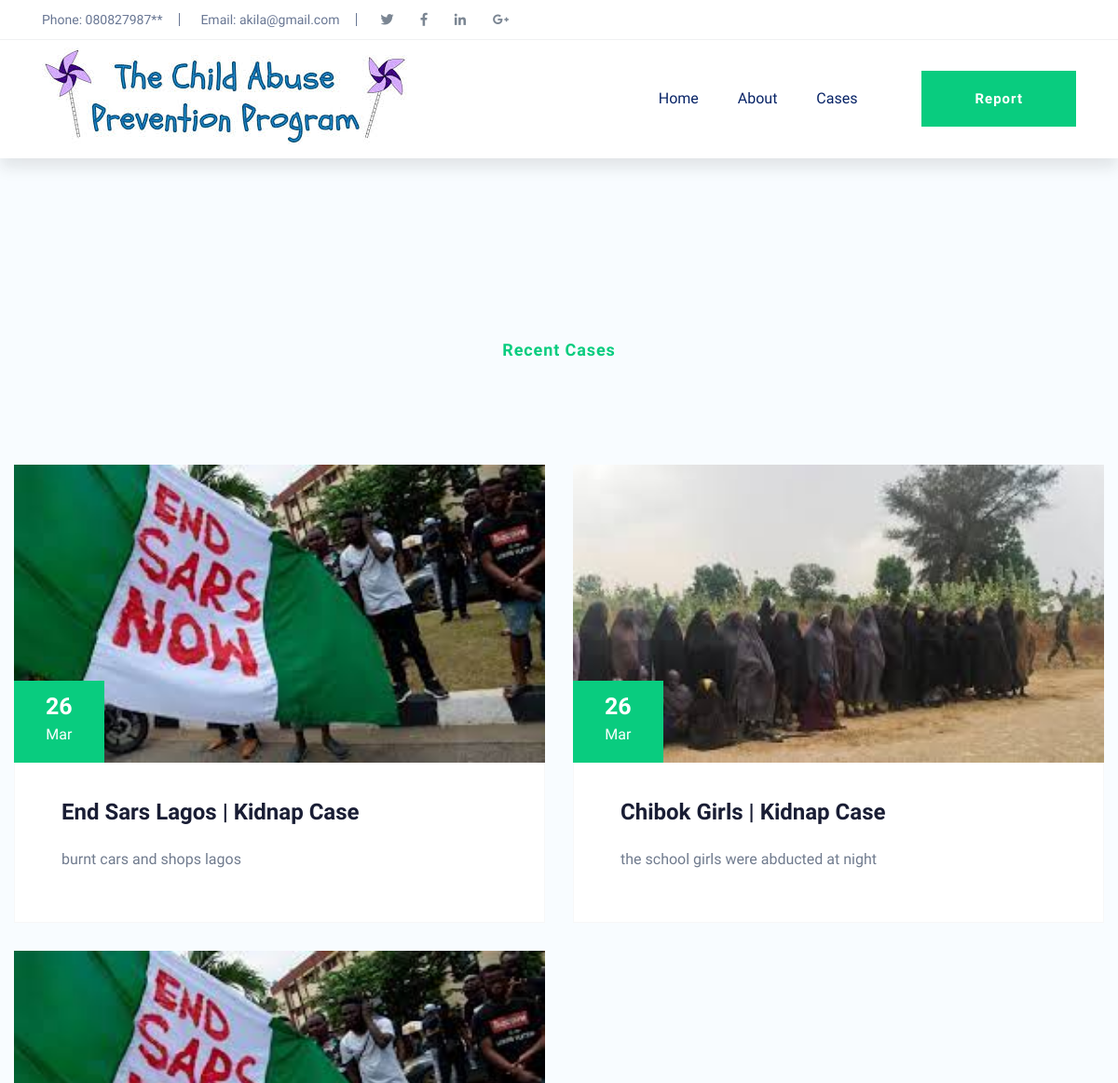
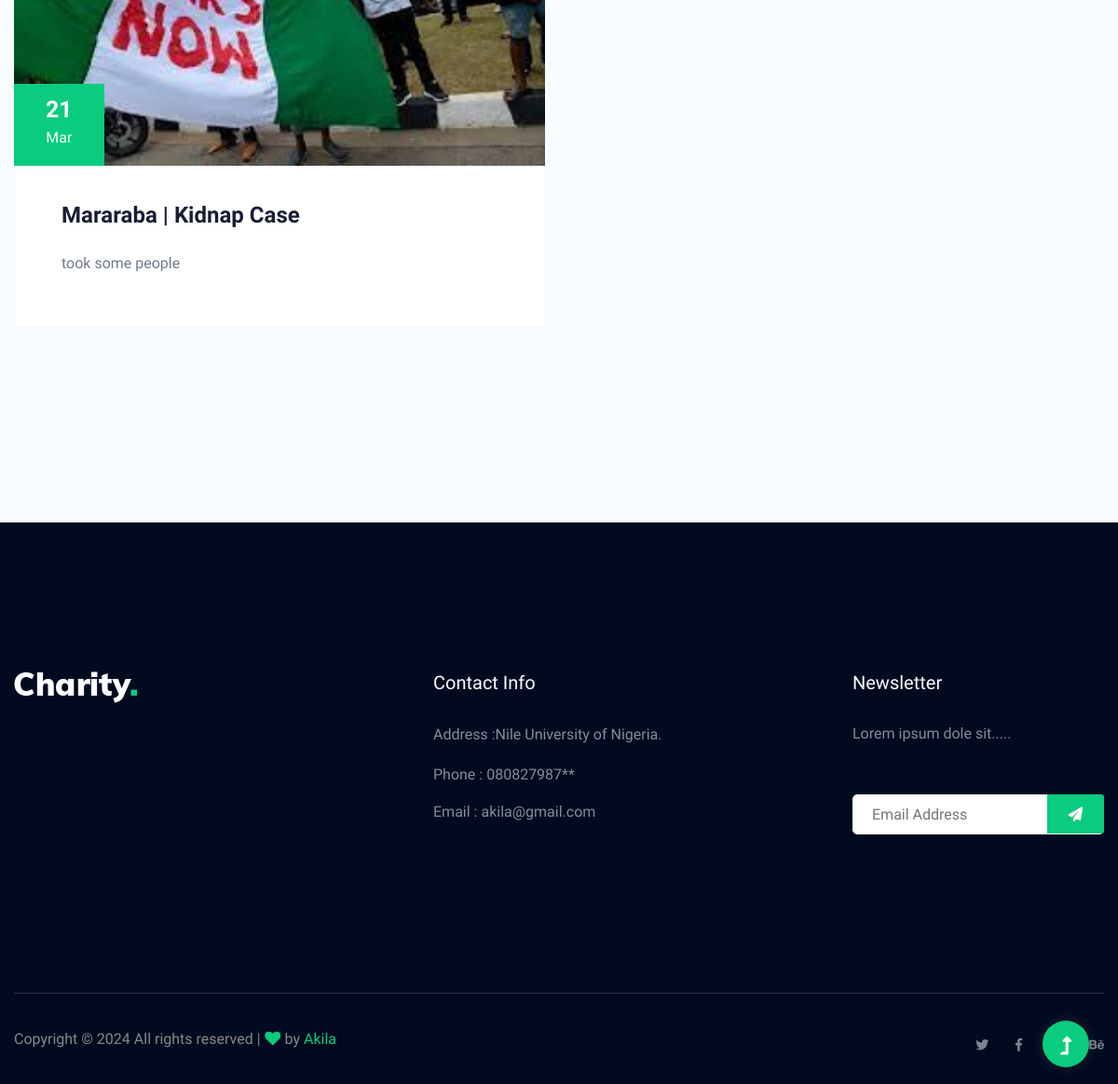
/cases.php?q=kidnap, run on the app's committed database (2 pictures, top to bottom).
### tables this page shows
CREATE TABLE `tb_cases` (
  `case_id` int(11) NOT NULL,
  `case_date` date DEFAULT current_timestamp(),
  `case_title` varchar(25) DEFAULT NULL,
  `case_description` varchar(252) DEFAULT NULL,
  `cover_image` varchar(150) DEFAULT NULL,
  `category` enum('kidnap','abuse') DEFAULT NULL,
  `case_time` time DEFAULT current_timestamp(),
  `case_state` varchar(25) DEFAULT NULL,
  `case_address` varchar(225) DEFAULT NULL,
  `case_status` enum('Solved','Pending','Closed') DEFAULT NULL
);

### cases.php (the view, shortened to what this page needs)
<?php include 'header.php' ?>
<main>
    <section class="home-blog-area section-padding30">
        <div class="container">
            <div class="row justify-content-center">
                <div class="col-xl-5 col-lg-6 col-md-9 col-sm-10">
                    <div class="section-tittle text-center mb-90">
                        <h3><span>Recent Cases</span></h3>
                    </div>
                </div>
            </div>
            <div class="row">
                <?php
                include 'connect.php';
                $sql = "SELECT * FROM tb_cases";
                if (isset($_GET['q']) && !empty($_GET['q'])) {
                    $q = $_GET['q'];
                    $sql = "SELECT * FROM tb_cases where category= '$q'";
                }
                $result = $conn->query($sql);
                if ($result->num_rows > 0) {
                    while ($row = $result->fetch_assoc()) {
                        echo '<div class="col-xl-6 col-lg-6 col-md-6">';
                        echo '    <div class="home-blog-single mb-30">';
                        echo '        <div class="blog-img-cap">';
                        echo '            <div class="blog-img">';
                        echo '                <img style=height:320px src="uploads/' . $row["cover_image"] . '" alt>';
                        echo '                <div class="blog-date text-center">';
                        echo '                    <span>' . date("d", strtotime($row["case_date"])) . '</span>';
                        echo '                    <p>' . date("M", strtotime($row["case_date"])) . '</p>';
                        echo '                </div>';
                        echo '            </div>';
                        echo '            <div class="blog-cap">';
                        echo '                <h3><a href="blog_details.html">' . $row["case_title"] . ' | ' . $row["category"] . ' Case </a></h3>';
                        echo '                <p>' . $row["case_description"] . '</p>';
                        echo '            </div>';
                        echo '        </div>';
                        echo '    </div>';
                        echo '</div>';
                    }
                } else {
                    echo "0 results";
                }
                ?>
            </div>
        </div>
    </section>
</main>
<?php include 'footer.php' ?>

### data on the page
tb_cases: cover_image (picture), case_date "26", case_date "Mar", case_title "End Sars Lagos", category "Kidnap", case_description "burnt cars and shops lagos"
tb_cases: cover_image (picture), case_date "26", case_date "Mar", case_title "Chibok Girls", category "Kidnap", case_description "the school girls were abducted at night"
tb_cases: cover_image (picture), case_date "21", case_date "Mar", case_title "Mararaba", category "Kidnap", case_description "took some people"
